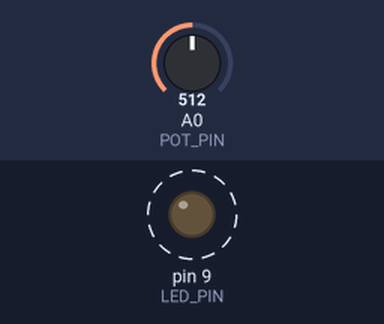
Bench run of a sketch on a simulated Arduino Uno, built with avr-gcc and run on an emulated ATmega328P. On the bench: output pins drawn as LEDs (lit = HIGH). Dashed ring = blinking. Inputs (shaded band) come from the test bench; at power-on: A0 (POT_PIN) = 512. What the sketch prints to the serial monitor is not drawn.

Above: at 0.2 s.
Timing chart, 0 to 3.0 s (numbered marks = the images above):
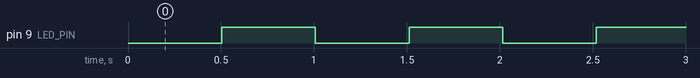

Measured:
- by itself, pin 9 (LED_PIN): alternates HIGH for 0.50 s and LOW for 0.50 s

The sketch:

sample.ino
```cpp
/* -------------------------------------------------------
   Arduino Style Test (Minimal Directives)
   Contains:
   - Basic Arduino functions
   - A couple of #defines
   - One #include
   - LED toggle + analog read
------------------------------------------------------- */

#include <Arduino.h>     // Basic Arduino library

#define LED_PIN 9        // LED output pin
#define POT_PIN A0       // Potentiometer analog input pin

unsigned long lastTime = 0;
const unsigned long interval = 500;   // LED toggle interval in ms

void setup() {
    Serial.begin(9600);
    pinMode(LED_PIN, OUTPUT);
    pinMode(POT_PIN, INPUT);

    Serial.println("Arduino minimal directive test started.");
}

void loop() {
    // Toggle LED every 500 ms
    if (millis() - lastTime >= interval) {
        toggleLED();
        lastTime = millis();
    }

    // Read analog value
    int value = analogRead(POT_PIN);
    Serial.print("Analog: ");
    Serial.println(value);

    delay(50);
}

// Toggle LED state
void toggleLED() {
    static bool state = LOW;
    state = !state;
    digitalWrite(LED_PIN, state ? HIGH : LOW);
}
```
